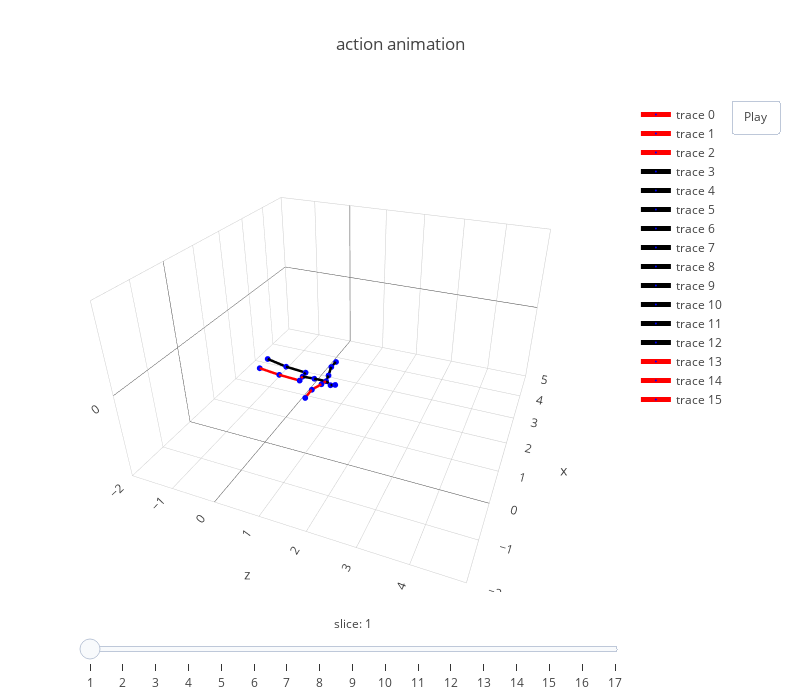

The code cell stored with this chart in its notebook:
### Markdown cell above
## visualize predictions

### Code cell
frames, layout = generate_frames_layout(prediction[::100], dataset.skeleton(), human36m_kpts_name)
fig = dict(data=get_line_3d_segs(prediction, 0, dataset.skeleton(), human36m_kpts_name), layout=layout, frames=frames)
plotly.offline.iplot(fig)

### Figure 1 — Plotly figure (JSON) as saved in the notebook; plotly's stock layout.template omitted (floating-point values rounded to 4 significant figures)
{"data": [{"line": {"color": "red", "width": 5}, "marker": {"color": "blue", "size": 2}, "text": ["RHip"], "type": "scatter3d", "uid": "99280f0d-9ca8-43d0-9932-ca762737db0a", "x": [-0.2036, -0.06316], "y": [0.01766, 0.02785], "z": [1.063, 1.06]}, {"line": {"color": "red", "width": 5}, "marker": {"color": "blue", "size": 2}, "text": ["RKnee"], "type": "scatter3d", "uid": "e392c17e-e3a6-4745-b3e0-7217b4bbb180", "x": [-0.2065, -0.2036], "y": [0.04522, 0.01766], "z": [0.6098, 1.063]}, {"line": {"color": "red", "width": 5}, "marker": {"color": "blue", "size": 2}, "text": ["RAnkle"], "type": "scatter3d", "uid": "19e38d69-5def-4b8e-88b0-f84592b8900f", "x": [-0.2204, -0.2065], "y": [0.1076, 0.04522], "z": [0.1762, 0.6098]}, {"line": {"color": "black", "width": 5}, "marker": {"color": "blue", "size": 2}, "text": ["LHip"], "type": "scatter3d", "uid": "5374b7de-44cf-4a6f-888f-ed7e3aa4e8df", "x": [0.07729, -0.06316], "y": [0.03809, 0.02785], "z": [1.057, 1.06]}, {"line": {"color": "black", "width": 5}, "marker": {"color": "blue", "size": 2}, "text": ["LKnee"], "type": "scatter3d", "uid": "88a574b5-7027-4a62-8c06-8dd8bad89b27", "x": [0.1015, 0.07729], "y": [0.0594, 0.03809], "z": [0.6029, 1.057]}, {"line": {"color": "black", "width": 5}, "marker": {"color": "blue", "size": 2}, "text": ["LAnkle"], "type": "scatter3d", "uid": "b604766a-0e97-491c-a217-f19a8ef673d5", "x": [0.1327, 0.1015], "y": [0.1262, 0.0594], "z": [0.1638, 0.6029]}, {"line": {"color": "black", "width": 5}, "marker": {"color": "blue", "size": 2}, "text": ["Spine1"], "type": "scatter3d", "uid": "ff6061b9-2916-4be0-b41c-7438633ee0e9", "x": [-0.06197, -0.06316], "y": [0.03876, 0.02785], "z": [1.318, 1.06]}, {"line": {"color": "black", "width": 5}, "marker": {"color": "blue", "size": 2}, "text": ["Neck"], "type": "scatter3d", "uid": "7b8d6aa1-65f7-4f83-abc8-f4c0929eb4e5", "x": [-0.05253, -0.06197], "y": [0.03573, 0.03876], "z": [1.569, 1.318]}, {"line": {"color": "black", "width": 5}, "marker": {"color": "blue", "size": 2}, "text": ["Head"], "type": "scatter3d", "uid": "d9a1f204-f2ae-4f5e-a4ef-2ab433d4fce1", "x": [-0.06211, -0.05253], "y": [-0.02859, 0.03573], "z": [1.667, 1.569]}, {"line": {"color": "black", "width": 5}, "marker": {"color": "blue", "size": 2}, "text": ["Site"], "type": "scatter3d", "uid": "5bbb9497-0bf1-4403-bdb7-c01b789a41b2", "x": [-0.06958, -0.06211], "y": [0.009552, -0.02859], "z": [1.772, 1.667]}, {"line": {"color": "black", "width": 5}, "marker": {"color": "blue", "size": 2}, "text": ["LShoulder"], "type": "scatter3d", "uid": "ca363936-46a6-4027-b4f4-34a31189c0f3", "x": [0.1115, -0.05253], "y": [0.06675, 0.03573], "z": [1.548, 1.569]}, {"line": {"color": "black", "width": 5}, "marker": {"color": "blue", "size": 2}, "text": ["LElbow"], "type": "scatter3d", "uid": "9267312e-86e5-4d50-b35a-05be7144f764", "x": [0.3966, 0.1115], "y": [0.08874, 0.06675], "z": [1.483, 1.548]}, {"line": {"color": "black", "width": 5}, "marker": {"color": "blue", "size": 2}, "text": ["LWrist"], "type": "scatter3d", "uid": "065bf89a-3855-4693-b7df-1b2f1fde7486", "x": [0.643, 0.3966], "y": [0.06914, 0.08874], "z": [1.479, 1.483]}, {"line": {"color": "red", "width": 5}, "marker": {"color": "blue", "size": 2}, "text": ["RShoulder"], "type": "scatter3d", "uid": "cbce133b-cf35-4cea-909e-001250eef096", "x": [-0.2173, -0.05253], "y": [0.05833, 0.03573], "z": [1.545, 1.569]}, {"line": {"color": "red", "width": 5}, "marker": {"color": "blue", "size": 2}, "text": ["RElbow"], "type": "scatter3d", "uid": "1c39fbfd-5804-4dc0-9509-a37129441984", "x": [-0.4936, -0.2173], "y": [0.08252, 0.05833], "z": [1.47, 1.545]}, {"line": {"color": "red", "width": 5}, "marker": {"color": "blue", "size": 2}, "text": ["RWrist"], "type": "scatter3d", "uid": "1c750728-f029-406d-8646-194508387864", "x": [-0.7369, -0.4936], "y": [0.04314, 0.08252], "z": [1.448, 1.47]}, {"line": {"color": "#1f77b4", "width": 1}, "marker": {"color": "#1f77b4", "size": 1}, "type": "scatter3d", "uid": "83a465d2-42da-49e6-9641-5a97ad1154de", "x": [], "y": [], "z": []}], "layout": {"autosize": false, "height": 700, "scene": {"aspectratio": {"x": 1.167, "y": 0.6667, "z": 1.167}, "camera": {"eye": {"x": -1.743, "y": 1.071, "z": 0.71}, "up": {"x": 0, "y": 1, "z": 0}}, "xaxis": {"range": [-2, 5]}, "yaxis": {"range": [-2, 2]}, "zaxis": {"range": [-2, 5]}}, "sliders": [{"currentvalue": {"font": {"size": 12}, "prefix": "slice: ", "visible": true, "xanchor": "center"}, "len": 1, "steps": [{"args": [["frame1"], {"frame": {"duration": 70, "redraw": true}, "mode": "immediate", "transition": {"duration": 0}}], "label": "1", "method": "animate"}, {"args": [["frame2"], {"frame": {"duration": 70, "redraw": true}, "mode": "immediate", "transition": {"duration": 0}}], "label": "2", "method": "animate"}, {"args": [["frame3"], {"frame": {"duration": 70, "redraw": true}, "mode": "immediate", "transition": {"duration": 0}}], "label": "3", "method": "animate"}, {"args": [["frame4"], {"frame": {"duration": 70, "redraw": true}, "mode": "immediate", "transition": {"duration": 0}}], "label": "4", "method": "animate"}, {"args": [["frame5"], {"frame": {"duration": 70, "redraw": true}, "mode": "immediate", "transition": {"duration": 0}}], "label": "5", "method": "animate"}, {"args": [["frame6"], {"frame": {"duration": 70, "redraw": true}, "mode": "immediate", "transition": {"duration": 0}}], "label": "6", "method": "animate"}, {"args": [["frame7"], {"frame": {"duration": 70, "redraw": true}, "mode": "immediate", "transition": {"duration": 0}}], "label": "7", "method": "animate"}, {"args": [["frame8"], {"frame": {"duration": 70, "redraw": true}, "mode": "immediate", "transition": {"duration": 0}}], "label": "8", "method": "animate"}, {"args": [["frame9"], {"frame": {"duration": 70, "redraw": true}, "mode": "immediate", "transition": {"duration": 0}}], "label": "9", "method": "animate"}, {"args": [["frame10"], {"frame": {"duration": 70, "redraw": true}, "mode": "immediate", "transition": {"duration": 0}}], "label": "10", "method": "animate"}, {"args": [["frame11"], {"frame": {"duration": 70, "redraw": true}, "mode": "immediate", "transition": {"duration": 0}}], "label": "11", "method": "animate"}, {"args": [["frame12"], {"frame": {"duration": 70, "redraw": true}, "mode": "immediate", "transition": {"duration": 0}}], "label": "12", "method": "animate"}, {"args": [["frame13"], {"frame": {"duration": 70, "redraw": true}, "mode": "immediate", "transition": {"duration": 0}}], "label": "13", "method": "animate"}, {"args": [["frame14"], {"frame": {"duration": 70, "redraw": true}, "mode": "immediate", "transition": {"duration": 0}}], "label": "14", "method": "animate"}, {"args": [["frame15"], {"frame": {"duration": 70, "redraw": true}, "mode": "immediate", "transition": {"duration": 0}}], "label": "15", "method": "animate"}, {"args": [["frame16"], {"frame": {"duration": 70, "redraw": true}, "mode": "immediate", "transition": {"duration": 0}}], "label": "16", "method": "animate"}, {"args": [["frame17"], {"frame": {"duration": 70, "redraw": true}, "mode": "immediate", "transition": {"duration": 0}}], "label": "17", "method": "animate"}], "transition": {"duration": 0}, "x": 0, "y": 0}], "title": {"text": "action animation"}, "updatemenus": [{"buttons": [{"args": [null], "label": "Play", "method": "animate"}], "pad": {"r": 10, "t": 0}, "showactive": false, "type": "buttons", "x": 1.3, "xanchor": "right", "y": 1, "yanchor": "top"}], "width": 800}}
